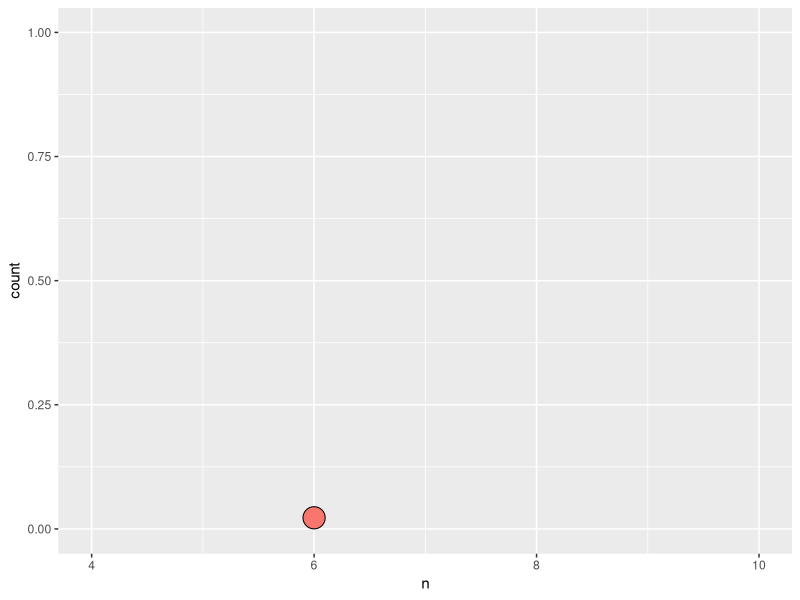

The R script that drew this image:
library(ggplot2)
library(dplyr)

dat <- readr::read_tsv("shuffle/data/dolphins.tsv") %>%
  rename(treatment = EV, response = RV)

shuffle_data <- function(x) {
  dat %>%
    mutate(response = sample(response))
}

summarize_results <- function(x) {
  x %>%
    group_by(treatment, response) %>%
    summarize(n = n())
}

# initialize results
results <- data_frame()

# iterate over the rest of this code (doesn't work in for loop?)
new_results <- dat %>%
  shuffle_data() %>%
  summarize_results() %>%
  filter(treatment == "dolphins", response == "improved") %>%
  mutate(current = TRUE)
new_results

results <- results %>%
  mutate(current = FALSE) %>%
  bind_rows(new_results)

results$current[results$n == new_results$n] <- TRUE
results

ggplot(results, aes(x = n, fill = current)) +
  geom_dotplot() +
  xlim(c(4, 10)) +
  theme(legend.position = "none")
